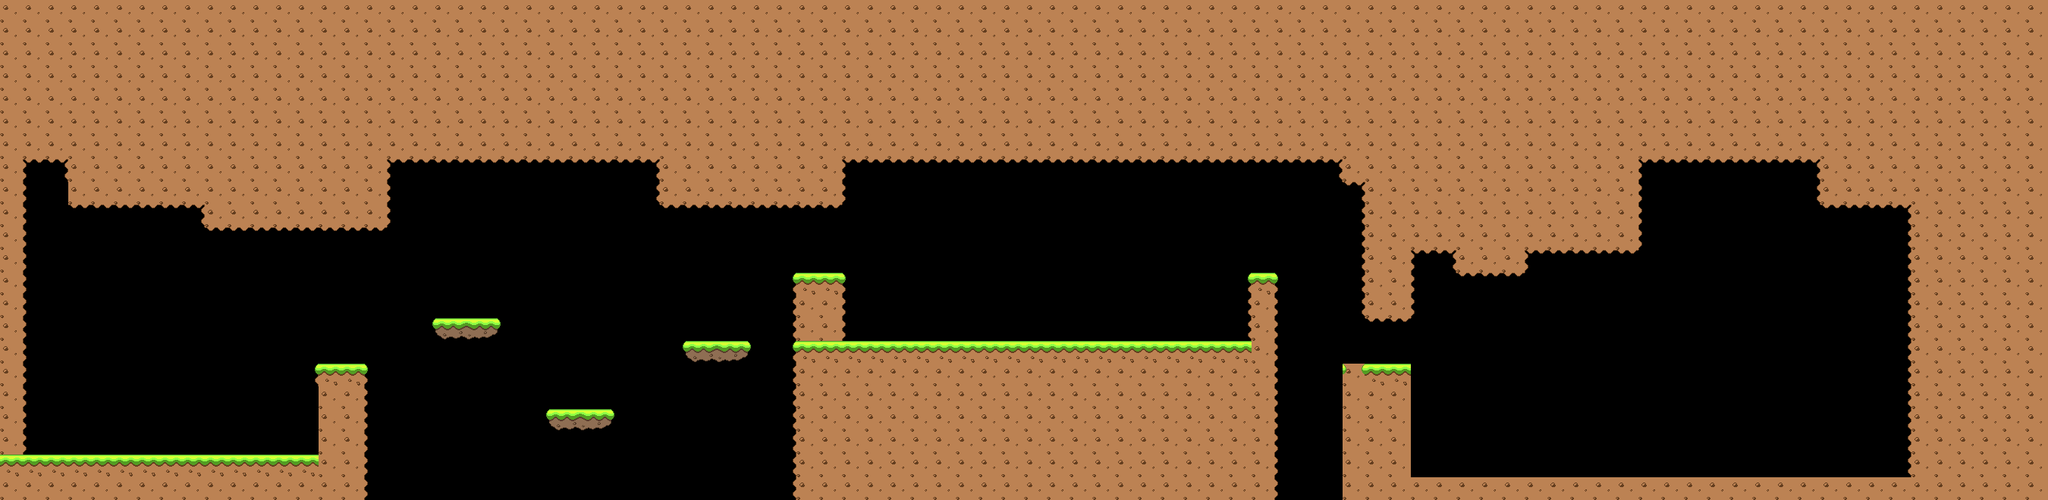

Below is a game level as drawn by its tile map, then a one-line description and the .tmx file that defines it, in full:
An orthogonal 90x22 tile map with 30x30 px tiles, 1 tile layer (Tile Layer 1).

<map version="1.0" orientation="orthogonal" renderorder="right-down" width="90" height="22" tilewidth="30" tileheight="30" nextobjectid="1">
 <tileset firstgid="1" name="grasstileset" tilewidth="30" tileheight="30" tilecount="42" columns="21">
  <image source="Tilesets/grasstileset.png" width="630" height="60" />
 </tileset>
 <layer name="Tile Layer 1" width="90" height="22">
  <data encoding="csv">
23,23,23,23,23,23,23,23,23,23,23,23,23,23,23,23,23,23,23,23,23,23,23,23,23,23,23,23,23,23,23,23,23,23,23,23,23,23,23,23,23,23,23,23,23,23,23,23,23,23,23,23,23,23,23,23,23,23,23,23,23,23,23,23,23,23,23,23,23,23,23,23,23,23,23,23,23,23,23,23,23,23,23,23,23,23,23,23,23,23,
23,23,23,23,23,23,23,23,23,23,23,23,23,23,23,23,23,23,23,23,23,23,23,23,23,23,23,23,23,23,23,23,23,23,23,23,23,23,23,23,23,23,23,23,23,23,23,23,23,23,23,23,23,23,23,23,23,23,23,23,23,23,23,23,23,23,23,23,23,23,23,23,23,23,23,23,23,23,23,23,23,23,23,23,23,23,23,23,23,23,
23,23,23,23,23,23,23,23,23,23,23,23,23,23,23,23,23,23,23,23,23,23,23,23,23,23,23,23,23,23,23,23,23,23,23,23,23,23,23,23,23,23,23,23,23,23,23,23,23,23,23,23,23,23,23,23,23,23,23,23,23,23,23,23,23,23,23,23,23,23,23,23,23,23,23,23,23,23,23,23,23,23,23,23,23,23,23,23,23,23,
23,23,23,23,23,23,23,23,23,23,23,23,23,23,23,23,23,23,23,23,23,23,23,23,23,23,23,23,23,23,23,23,23,23,23,23,23,23,23,23,23,23,23,23,23,23,23,23,23,23,23,23,23,23,23,23,23,23,23,23,23,23,23,23,23,23,23,23,23,23,23,23,23,23,23,23,23,23,23,23,23,23,23,23,23,23,23,23,23,23,
23,23,23,23,23,23,23,23,23,23,23,23,23,23,23,23,23,23,23,23,23,23,23,23,23,23,23,23,23,23,23,23,23,23,23,23,23,23,23,23,23,23,23,23,23,23,23,23,23,23,23,23,23,23,23,23,23,23,23,23,23,23,23,23,23,23,23,23,23,23,23,23,23,23,23,23,23,23,23,23,23,23,23,23,23,23,23,23,23,23,
23,23,23,23,23,23,23,23,23,23,23,23,23,23,23,23,23,23,23,23,23,23,23,23,23,23,23,23,23,23,23,23,23,23,23,23,23,23,23,23,23,23,23,23,23,23,23,23,23,23,23,23,23,23,23,23,23,23,23,23,23,23,23,23,23,23,23,23,23,23,23,23,23,23,23,23,23,23,23,23,23,23,23,23,23,23,23,23,23,23,
23,23,23,23,23,23,23,23,23,23,23,23,23,23,23,23,23,23,23,23,23,23,23,23,23,23,23,23,23,23,23,23,23,23,23,23,23,23,23,23,23,23,23,23,23,23,23,23,23,23,23,23,23,23,23,23,23,23,23,23,23,23,23,23,23,23,23,23,23,23,23,23,23,23,23,23,23,23,23,23,23,23,23,23,23,23,23,23,23,23,
23,20,19,23,23,23,23,23,23,23,23,23,23,23,23,23,23,20,18,18,18,18,18,18,18,18,18,18,19,23,23,23,23,23,23,23,23,20,18,18,18,18,18,18,18,18,18,18,18,18,18,18,18,18,18,18,18,18,19,23,23,23,23,23,23,23,23,23,23,23,23,23,20,18,18,18,18,18,18,19,23,23,23,23,23,23,23,23,23,23,
23,5,0,23,23,23,23,23,23,23,23,23,23,23,23,23,23,5,0,0,0,0,0,0,0,0,0,0,4,23,23,23,23,23,23,23,23,5,0,0,0,0,0,0,0,0,0,0,0,0,0,0,0,0,0,0,0,0,0,19,23,23,23,23,23,23,23,23,23,23,23,23,5,0,0,0,0,0,0,4,23,23,23,23,23,23,23,23,23,23,
23,5,0,18,18,18,18,18,19,23,23,23,23,23,23,23,23,5,0,0,0,0,0,0,0,0,0,0,0,18,18,18,18,18,18,18,18,0,0,0,0,0,0,0,0,0,0,0,0,0,0,0,0,0,0,0,0,0,0,4,23,23,23,23,23,23,23,23,23,23,23,23,5,0,0,0,0,0,0,0,18,18,18,19,23,23,23,23,23,23,
23,5,0,0,0,0,0,0,0,18,18,18,18,18,18,18,18,0,0,0,0,0,0,0,0,0,0,0,0,0,0,0,0,0,0,0,0,0,0,0,0,0,0,0,0,0,0,0,0,0,0,0,0,0,0,0,0,0,0,4,23,23,23,23,23,23,23,23,23,23,23,23,5,0,0,0,0,0,0,0,0,0,0,4,23,23,23,23,23,23,
23,5,0,0,0,0,0,0,0,0,0,0,0,0,0,0,0,0,0,0,0,0,0,0,0,0,0,0,0,0,0,0,0,0,0,0,0,0,0,0,0,0,0,0,0,0,0,0,0,0,0,0,0,0,0,0,0,0,0,4,23,23,20,19,23,23,23,20,18,18,18,18,0,0,0,0,0,0,0,0,0,0,0,4,23,23,23,23,23,23,
23,5,0,0,0,0,0,0,0,0,0,0,0,0,0,0,0,0,0,0,0,0,0,0,0,0,0,0,0,0,0,0,0,0,2,22,22,3,0,0,0,0,0,0,0,0,0,0,0,0,0,0,0,0,2,22,3,0,0,4,23,23,5,0,18,18,18,0,0,0,0,0,0,0,0,0,0,0,0,0,0,0,0,4,23,23,23,23,23,23,
23,5,0,0,0,0,0,0,0,0,0,0,0,0,0,0,0,0,0,0,0,0,0,0,0,0,0,0,0,0,0,0,0,0,4,23,23,5,0,0,0,0,0,0,0,0,0,0,0,0,0,0,0,0,4,23,5,0,0,4,23,23,5,0,0,0,0,0,0,0,0,0,0,0,0,0,0,0,0,0,0,0,0,4,23,23,23,23,23,23,
23,5,0,0,0,0,0,0,0,0,0,0,0,0,0,0,0,0,0,24,25,26,0,0,0,0,0,0,0,0,0,0,0,0,4,23,23,5,0,0,0,0,0,0,0,0,0,0,0,0,0,0,0,0,4,23,5,0,0,0,18,18,0,0,0,0,0,0,0,0,0,0,0,0,0,0,0,0,0,0,0,0,0,4,23,23,23,23,23,23,
23,5,0,0,0,0,0,0,0,0,0,0,0,0,0,0,0,0,0,0,0,0,0,0,0,0,0,0,0,0,24,25,26,0,2,22,22,22,22,22,22,22,22,22,22,22,22,22,22,22,22,22,22,22,22,23,5,0,0,0,0,0,0,0,0,0,0,0,0,0,0,0,0,0,0,0,0,0,0,0,0,0,0,4,23,23,23,23,23,23,
23,5,0,0,0,0,0,0,0,0,0,0,0,2,22,22,3,0,0,0,0,0,0,0,0,0,0,0,0,0,0,0,0,0,4,23,23,23,23,23,23,23,23,23,23,23,23,23,23,23,23,23,23,23,23,23,5,0,0,8,22,22,0,0,0,0,0,0,0,0,0,0,0,0,0,0,0,0,0,0,0,0,0,4,23,23,23,23,23,23,
23,5,0,0,0,0,0,0,0,0,0,0,0,0,23,23,5,0,0,0,0,0,0,0,0,0,0,0,0,0,0,0,0,0,4,23,23,23,23,23,23,23,23,23,23,23,23,23,23,23,23,23,23,23,23,23,5,0,0,23,23,23,0,0,0,0,0,0,0,0,0,0,0,0,0,0,0,0,0,0,0,0,0,4,23,23,23,23,23,23,
23,5,0,0,0,0,0,0,0,0,0,0,0,0,23,23,5,0,0,0,0,0,0,0,24,25,26,0,0,0,0,0,0,0,4,23,23,23,23,23,23,23,23,23,23,23,23,23,23,23,23,23,23,23,23,23,5,0,0,23,23,23,0,0,0,0,0,0,0,0,0,0,0,0,0,0,0,0,0,0,0,0,0,4,23,23,23,23,23,23,
23,5,0,0,0,0,0,0,0,0,0,0,0,0,23,23,5,0,0,0,0,0,0,0,0,0,0,0,0,0,0,0,0,0,4,23,23,23,23,23,23,23,23,23,23,23,23,23,23,23,23,23,23,23,23,23,5,0,0,23,23,23,0,0,0,0,0,0,0,0,0,0,0,0,0,0,0,0,0,0,0,0,0,4,23,23,23,23,23,23,
22,22,22,22,22,22,22,22,22,22,22,22,22,22,23,23,5,0,0,0,0,0,0,0,0,0,0,0,0,0,0,0,0,0,4,23,23,23,23,23,23,23,23,23,23,23,23,23,23,23,23,23,23,23,23,23,5,0,0,23,23,23,0,0,0,0,0,0,0,0,0,0,0,0,0,0,0,0,0,0,0,0,0,4,23,23,23,23,23,23,
23,23,23,23,23,23,23,23,23,23,23,23,23,23,23,23,5,0,0,0,0,0,0,0,0,0,0,0,0,0,0,0,0,0,4,23,23,23,23,23,23,23,23,23,23,23,23,23,23,23,23,23,23,23,23,23,5,0,0,23,23,23,23,23,23,23,23,23,23,23,23,23,23,23,23,23,23,23,23,23,23,23,23,23,23,23,23,23,23,23
</data>
 </layer>
</map>